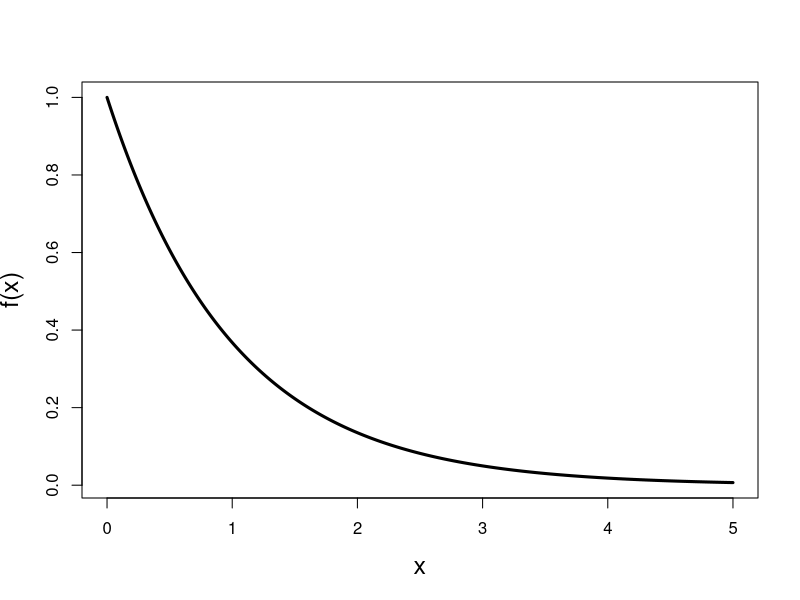
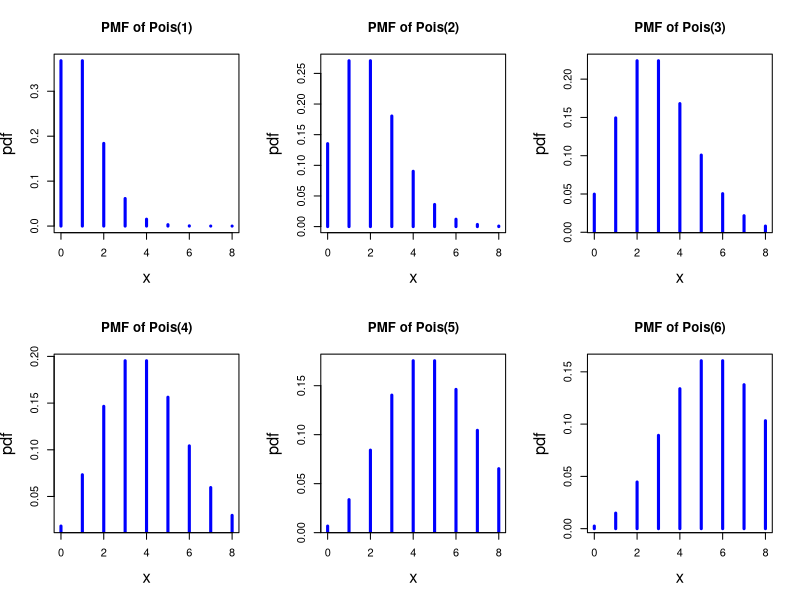
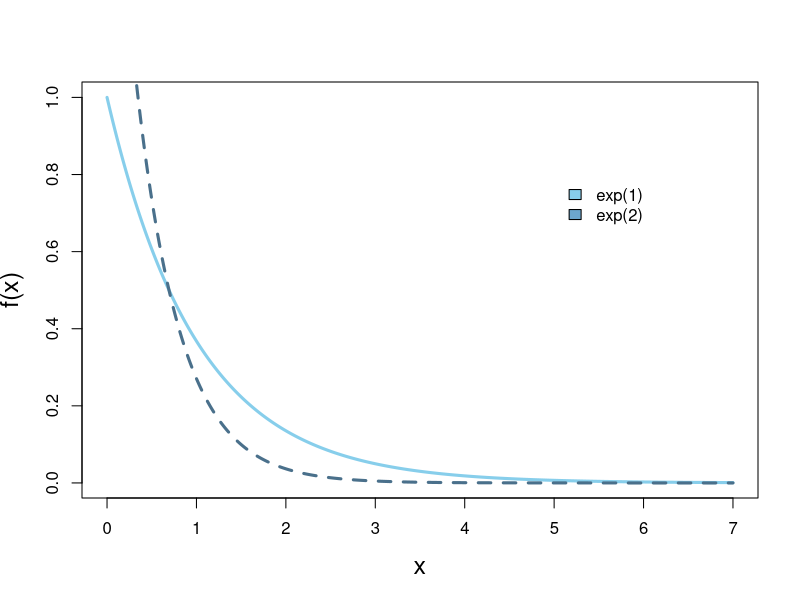
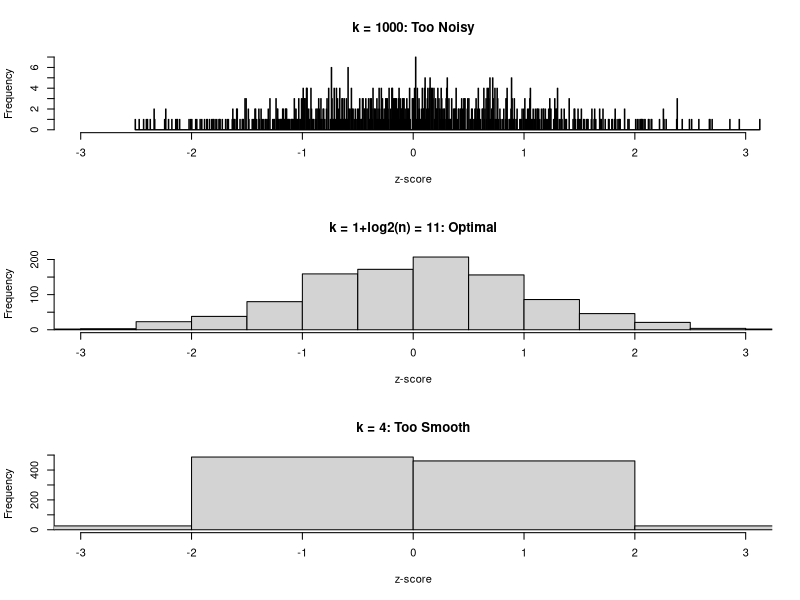

Write the R code that produced these figures, in order. (Note: this script raises an error after producing the figures.)

# Chapter 5 examples:
# Example of statistical inference. Evans & Rosenthal Example 5.2.1
plot(seq(0,5, by=0.01), dexp(seq(0,5, by=0.01), rate=1),type='l',xlab ="x", ylab="f(x)",lwd=3,cex.lab=1.5)
dev.print(device=postscript,"inference.eps",width=7,height=7, horizontal=FALSE)
dev.off()


#Example of Statistical Models

quartz()
par(mfrow=c(2,3))

x = 0:8;  pdf = dpois(x, 1)
plot(x, pdf, type="h", lwd=3, col="blue", main="PMF of Pois(1)",cex.lab=1.5)

x = 0:8;  pdf = dpois(x, 2)
plot(x, pdf, type="h", lwd=3, col="blue", main="PMF of Pois(2)",cex.lab=1.5)

x = 0:8;  pdf = dpois(x, 3)
plot(x, pdf, type="h", lwd=3, col="blue", main="PMF of Pois(3)",cex.lab=1.5)

x = 0:8;  pdf = dpois(x, 4)
plot(x, pdf, type="h", lwd=3, col="blue", main="PMF of Pois(4)",cex.lab=1.5)

x = 0:8;  pdf = dpois(x, 5)
plot(x, pdf, type="h", lwd=3, col="blue", main="PMF of Pois(5)",cex.lab=1.5)

x = 0:8;  pdf = dpois(x, 6)
plot(x, pdf, type="h", lwd=3, col="blue", main="PMF of Pois(6)",cex.lab=1.5)
dev.print(device=postscript,"poisson_theta.eps",width=7,height=7, horizontal=FALSE)
dev.off()

#Example 5.3.2
plot(seq(0,7, by=0.01), dexp(seq(0,7, by=0.01), rate=1),type='l',xlab ="x", ylab="f(x)",lwd=3,cex.lab=1.5,col="skyblue")
lines(seq(0,7, by=0.01),dexp(seq(0,7, by=0.01), rate=2),lty=2, lwd=3, col="skyblue4")
legend(5,0.8, c("exp(1)", "exp(2)"),fill = c("skyblue","skyblue3"),cex=1,bty='n')
dev.print(device=postscript,"exp.eps",width=7,height=7, horizontal=FALSE)
dev.off()


# Histogram
quartz()
par(mfrow=c(3,1))
hist(rnorm(1000),1000,xlim=c(-3,3),main = "k = 1000: Too Noisy",xlab="z-score")
hist(rnorm(1000),11,xlim=c(-3,3), main = "k = 1+log2(n) = 11: Optimal",xlab="z-score")
hist(rnorm(1000),4,xlim=c(-3,3),main = "k = 4: Too Smooth",xlab="z-score")
dev.print(device=postscript,"hist_plot.eps",width=7,height=7, horizontal=FALSE)
dev.off()

# Liklihood Function
L = (1/24)*(theta^4)*exp(-theta)
plot(theta,L,type ='l',lwd=3,col="blue",cex.lab=1.5)
abline(v=4, col="red")
dev.print(device=postscript,"L_plot.eps",width=7,height=7, horizontal=FALSE)
dev.off()


L = (1/48)*(theta^6)*exp(-2*theta)
plot(theta,L,type ='l',lwd=3,col="blue",cex.lab=1.5)
abline(v=3, col="red")
dev.print(device=postscript,"L2_plot.eps",width=7,height=7, horizontal=FALSE)
dev.off()